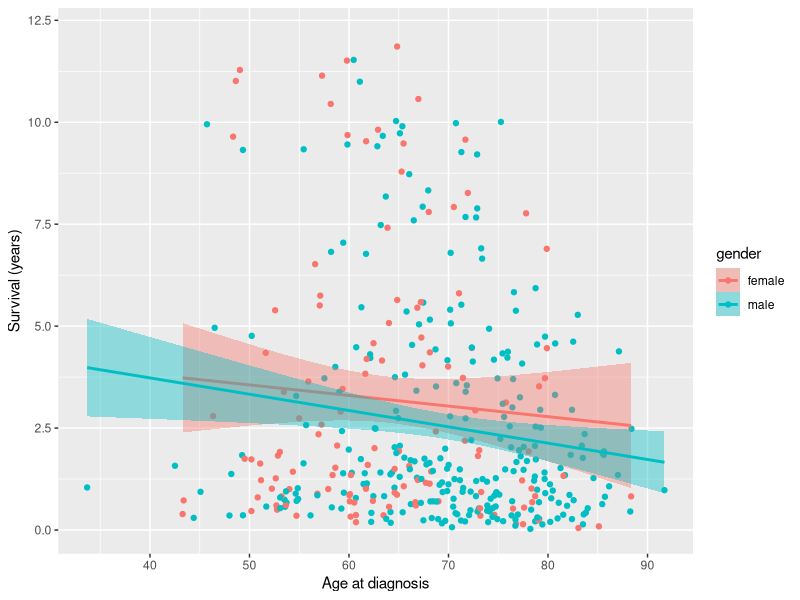
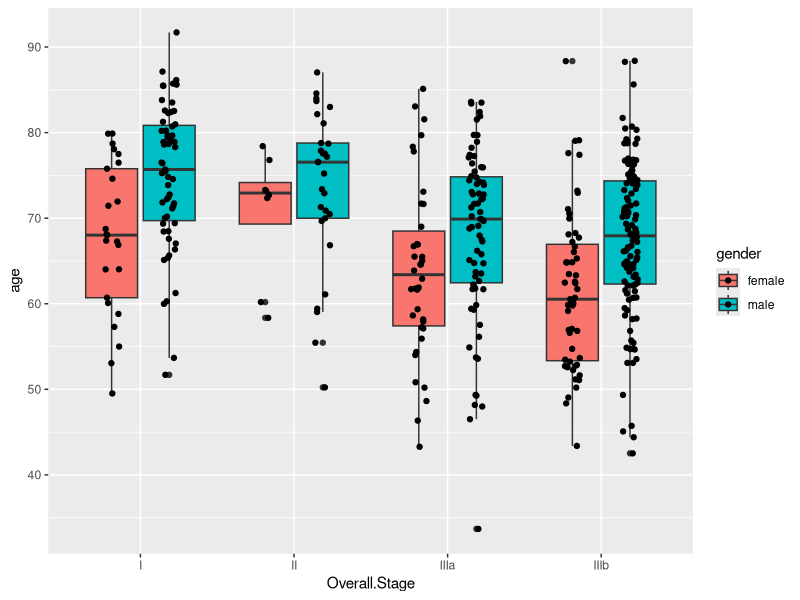
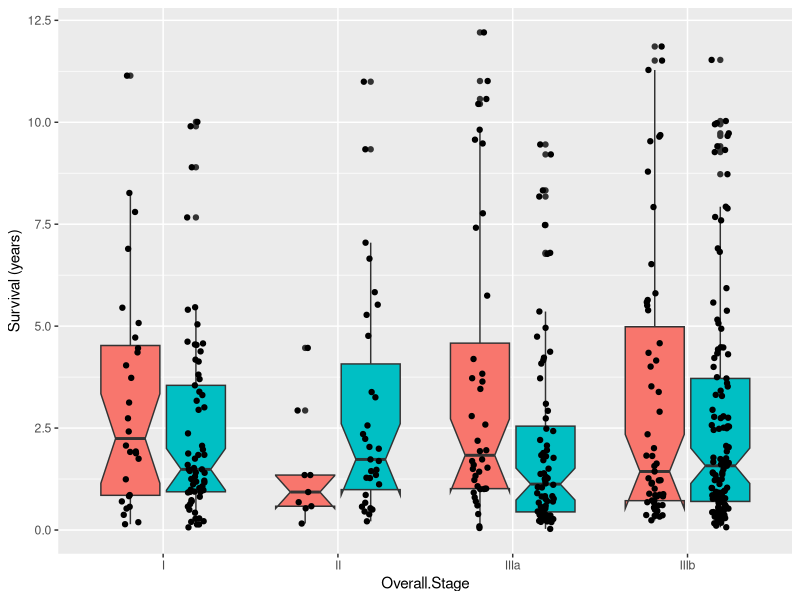
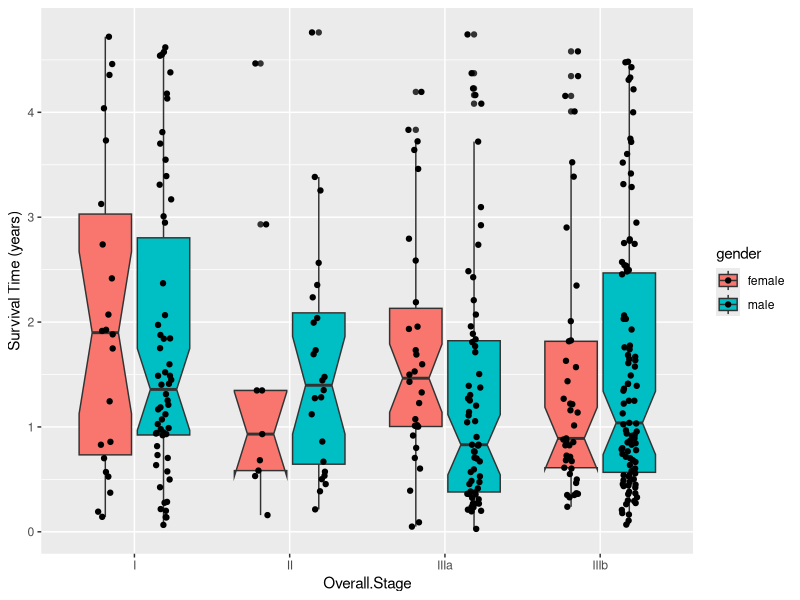
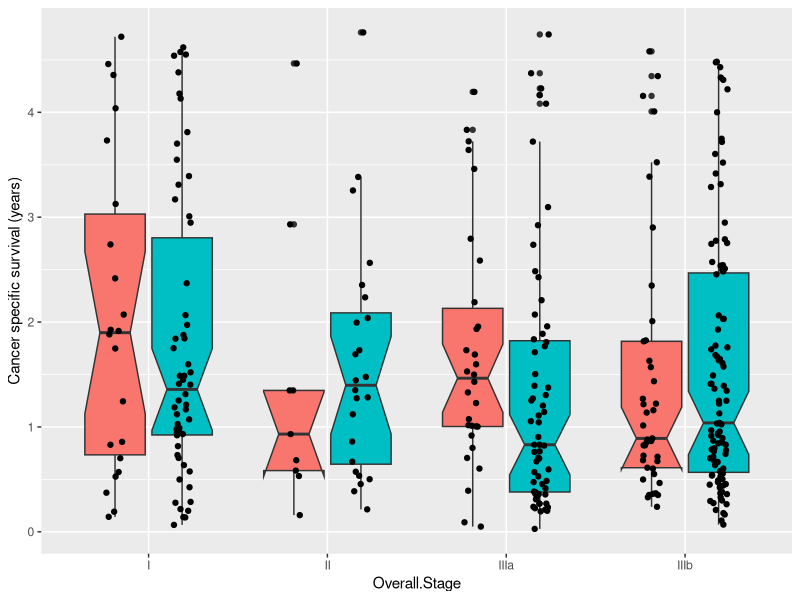

These charts were generated, in order, by the following R code: (Note: this script raises an error after producing the figures.)
## ---- chunk 1
knitr::opts_chunk$set(echo = TRUE)
library(readxl)
library(dplyr)
library(ggplot2)
library(gridExtra)
## ---- chunk 2
df_nsclc<-read.csv(file = "Clinical_Lung1.csv")
## ---- chunk 3
head(df_nsclc)
## ---- chunk 4
plot_1 <- ggplot2::ggplot(aes(x=age, y=Survival.time/365, fill=gender, color=gender), data =df_nsclc %>% dplyr::filter(!is.na(Overall.Stage))) + 
  geom_point() +
  geom_smooth(method = "lm") +
  ylab("Survival (years)") +
  xlab("Age at diagnosis")

plot_1
## ---- chunk 5

ggplot2::ggplot(aes(x=Overall.Stage, y=age, fill=gender, c=gender), data =df_nsclc %>% dplyr::filter(!is.na(Overall.Stage)))+ geom_boxplot() +geom_point(position = position_jitterdodge(jitter.width = 0.1))
## ---- chunk 6
plot_2 <- ggplot2::ggplot(aes(y=Survival.time/365, x=Overall.Stage, fill=gender, c=gender), data =df_nsclc %>% dplyr::filter(!is.na(Overall.Stage))) %>% + 
  geom_boxplot(notch=TRUE) +
  geom_point(position = position_jitterdodge(jitter.width = 0.1)) + 
  ylab("Survival (years)") +
  theme(legend.position="none")
plot_2

## ---- chunk 7
# truncated (cancer-specific) survival only
df_nsclc$Survival.trunc <- ifelse(df_nsclc$Survival.time>1800, NA, df_nsclc$Survival.time)

ggplot2::ggplot(aes(y=Survival.trunc/365, x=Overall.Stage, fill=gender, c=gender), data =df_nsclc %>% dplyr::filter(!is.na(Overall.Stage))) %>% + geom_boxplot(notch=TRUE) +geom_point(position = position_jitterdodge(jitter.width = 0.1)) + ylab("Survival Time (years)")

## ---- chunk 8
plot_3 <- ggplot2::ggplot(aes(y=Survival.trunc/365, x=Overall.Stage, fill=gender, c=gender), data =df_nsclc %>% dplyr::filter(!is.na(Overall.Stage))) %>% + 
  geom_boxplot(notch=TRUE) +
  geom_point(position = position_jitterdodge(jitter.width = 0.1)) + 
  ylab("Cancer specific survival (years)") + 
  theme(legend.position="none")
plot_3 

## ---- chunk 9
grid.arrange(plot_1, NULL, plot_2,plot_3, nrow=2, ncol=2)
## ---- chunk 10
ggplot2::ggplot(aes(y=Survival.time, x=as.factor(Clinical.N.Stage), fill=gender, c=gender), data =df_nsclc %>% dplyr::filter(!is.na(Overall.Stage))) %>% + geom_boxplot(notch=TRUE) +geom_point(position = position_jitterdodge(jitter.width = 0.1)) + ylab("Survival Time (days)")
## ---- chunk 11
# Age at death
df_nsclc$age.at.death <- (df_nsclc$age)*365+df_nsclc$Survival.time

ggplot2::ggplot(aes(x=as.factor(clinical.T.Stage), y=age.at.death/365, fill=gender, c=gender), data =df_nsclc %>% dplyr::filter(!is.na(clinical.T.Stage)))+ geom_boxplot() +geom_point(position = position_jitterdodge(jitter.width = 0.1))


